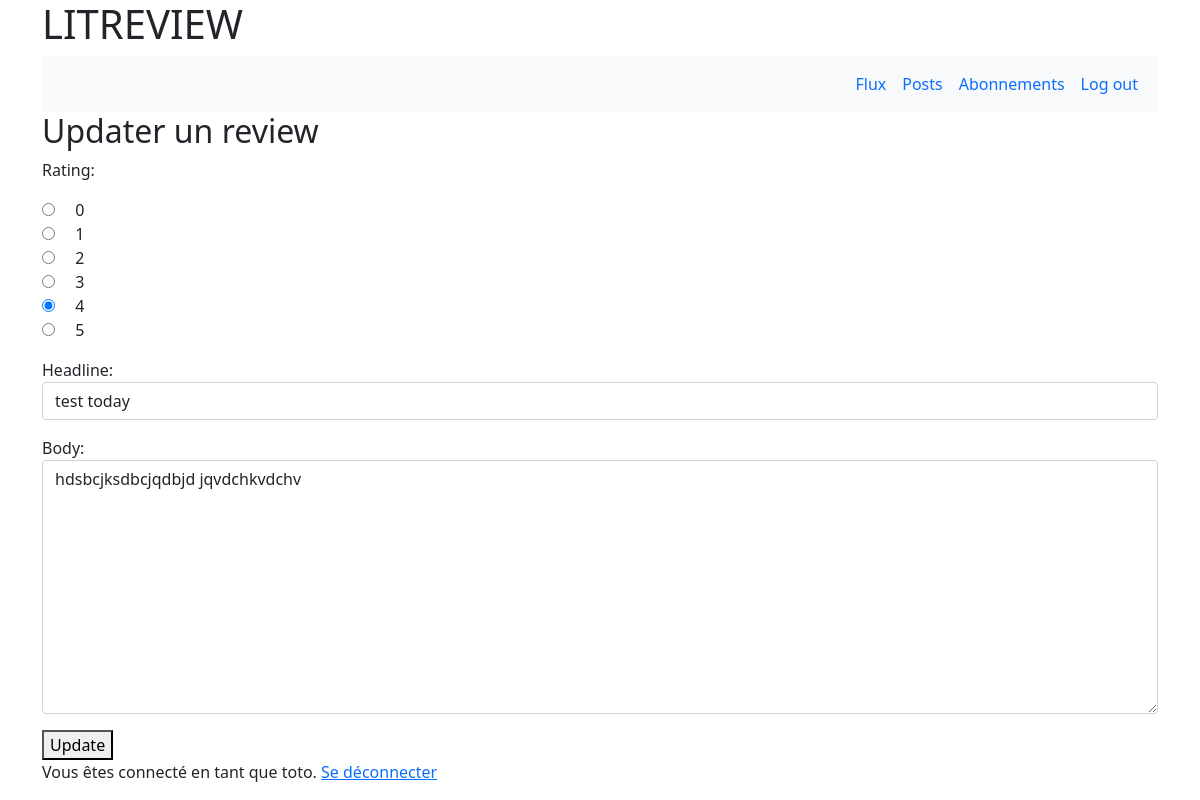
/review/3/update (signed in), run on the app's committed database.
### litreview/models.py (models this page shows, shortened)
class Review(models.Model):
    ticket = models.ForeignKey(to=Ticket, on_delete=models.CASCADE,
                               blank=True, null=True)
    rating = models.PositiveSmallIntegerField(
        validators=[MinValueValidator(0), MaxValueValidator(5)])
    headline = models.CharField(max_length=128)
    body = models.CharField(max_length=8192, blank=True)
    user = models.ForeignKey(
        to=settings.AUTH_USER_MODEL, on_delete=models.CASCADE)
    time_created = models.DateTimeField(auto_now_add=True)

### authentication/models.py (models this page shows)
class User(AbstractUser):
    CREATOR = 'CREATOR'
    SUBSCRIBER = 'SUBSCRIBER'
    ROLE_CHOICES = (
        (CREATOR, 'Créateur'),
        (SUBSCRIBER, 'Abonné'),
    )
    role = models.CharField(max_length=30,
                            choices=ROLE_CHOICES,
                            verbose_name='Rôle')

### litreview/views.py (the view)
# urls.py: path('review/<int:review_id>/update', views.review_update,
def review_update(request, review_id):
    review = get_object_or_404(Review, id=review_id)
    if request.method == 'POST':
        review_form = forms.ReviewForm(request.POST, instance=review)
        if review_form.is_valid():
            review_form.save()
            return redirect('posts')
    else:
        review_form = forms.ReviewForm(instance=review)
    return render(request,
                  'litreview/update_review.html',
                  {'review_form': review_form})

### litreview/forms.py
class ReviewForm(forms.ModelForm):
    class Meta:
        model = models.Review
        fields = ['rating', 'headline', 'body']
        CHOICES = (
            (0, ' 0'),
            (1, ' 1'),
            (2, ' 2'),
            (3, ' 3'),
            (4, ' 4'),
            (5, ' 5'),
        )
        widgets = {
            'rating': forms.RadioSelect(
                choices=CHOICES,
                attrs={'class': 'form-check-inline'}),
            'headline': forms.TextInput(attrs={'class': 'form-control'}),
            'body': forms.Textarea(attrs={'class': 'form-control'})
        }

### litreview/templates/litreview/update_review.html (shortened to what this page needs)
{% extends 'base.html' %}
{% block content %}
{% include 'litreview/nav.html' %}
    <h2>Updater un review</h2>
    <form method="post" enctype="multipart/form-data">
        {{ review_form.as_p }}
        <button type="submit" >Update</button>
    </form>
{% endblock content %}

### templates/base.html (shortened to what this page needs)
{% load static %}
{{ '<' }}{{ '!DOCTYPE html>' }}
<html lang="en">
  <head>
    <link href="https://cdn.jsdelivr.net/npm/bootstrap@5.1.3/dist/css/bootstrap.min.css" rel="stylesheet">
    <link rel="stylesheet" type="text/css" href="{% static 'litreview/style.css' %}">
    <link rel="stylesheet" href="https://cdnjs.cloudflare.com/ajax/libs/font-awesome/4.7.0/css/font-awesome.min.css">
  </head>
  <body>
  <div class="container">
    <h1>LITREVIEW</h1>
    {% block content %}{% endblock content %}
    {% if user.is_authenticated %}
            <p>Vous êtes connecté en tant que {{ request.user }}. <a href="{% url 'logout' %}">Se déconnecter</a></p>
    {% endif %}
    </div>
  </body>
</html>

### data on the page
Review: rating "☐ 0 ☐ 1 ☐ 2 ☐ 3 ☑ 4 ☐ 5", headline "test today", body "hdsbcjksdbcjqdbjd jqvdchkvdchv"
User: user "toto"
